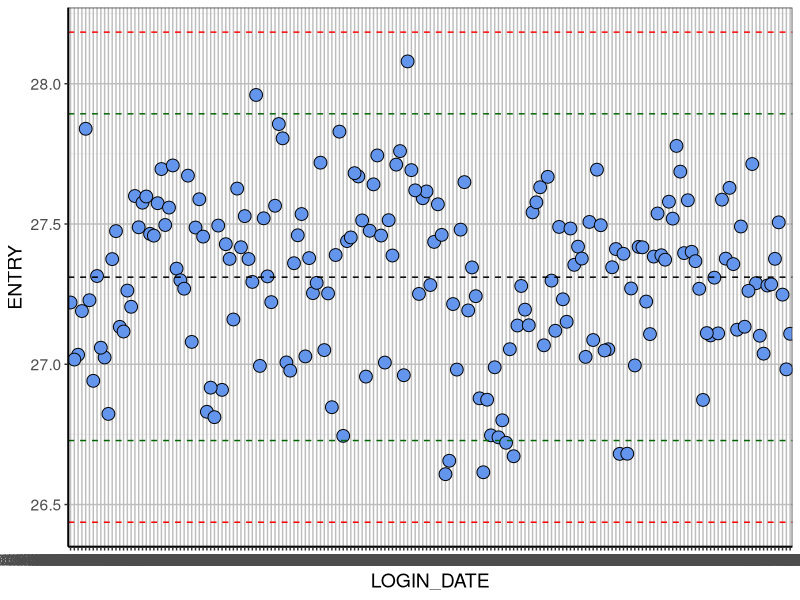

Recreate this plot in R.
#### Clean Up environment -----------------------------
rm(list=ls())

#### Packages -----------------------------
library(readxl)
library(tidyverse)
library(here)



#### Functions -----------------------------
outliers <- function (x, b = FALSE) {
xx <- sapply(x, as.numeric)

#xx <- sort(xx)

remove_outliers <- function(x, na.rm = TRUE, ...) {
  qnt <- quantile(x, probs=c(.25, .75), na.rm = na.rm, ...)
  H <- 1.5 * IQR(x, na.rm = na.rm)
  y <- x
  y[x < (qnt[1] - H)] <- NA
  y[x > (qnt[2] + H)] <- NA
  y
}

yy <- remove_outliers(xx)
ww <- remove_outliers(yy)
zz <- remove_outliers(ww)

diff.out <- data.frame(xx, yy, ww, zz)

if(b == TRUE){
boxplot(diff.out)
}

return(zz)
}



#### Data Input -----------------------------
setwd(here())
srm_raw <- read_csv("data/srmdata.csv")
testname <- substr(srm_raw$ANALYSIS[1],1,6)
Units <- tolower(sub("_P_","/",(srm_raw$UNITS[1])))

#### Data Cleaning -----------------------------

srm_data <- srm_raw[, c(1,2,6,7:9,13)]

srm_data <- srm_data %>% 
        separate(TEXT_ID, into = paste("V", 1:3, sep = "_"))
srm_data <- srm_data[,c(8,1:6)]
colnames(srm_data)[1] <- 'SRM'

srms <- unique(srm_data$SRM)
n <- length(srms)

#### Visualising Data -----------------------------

srm_data <- srm_data %>% 
        filter(SRM == srms[1])  # Choose SRM to plot

srm_n <- nrow(srm_data)

if (srm_n>200) {
        srm_data = srm_data[(srm_n-200):srm_n,]
        
}

srm_data <- srm_data %>% 
        mutate(ENTRY = outliers(ENTRY)) %>% 
        na.omit()

Centre <- mean(srm_data$ENTRY)
LCL <- Centre - 3*sd(srm_data$ENTRY)
LWL <- Centre - 2*sd(srm_data$ENTRY)
UWL <- Centre + 2*sd(srm_data$ENTRY)
UCL <- Centre + 3*sd(srm_data$ENTRY)

srm_plot <- ggplot(srm_data, aes(x=LOGIN_DATE, y=ENTRY)) +
        geom_point(size=4,shape=21, col="black", fill = "cornflowerblue") +
        geom_hline(yintercept = Centre, lty=2, col="black" ) +
        geom_hline(yintercept = UCL, lty=2, col="red" ) +
        geom_hline(yintercept = LCL, lty=2, col="red" ) +
        geom_hline(yintercept = UWL, lty=2, col="darkgreen" ) +
        geom_hline(yintercept = LWL, lty=2, col="darkgreen" ) +
        theme_bw() +
        theme(panel.grid.major = element_line(size = 0.5, color = "grey"), 
        axis.line = element_line(size = 0.7, color = "black"), 
        text = element_text(size = 14))
srm_plot
